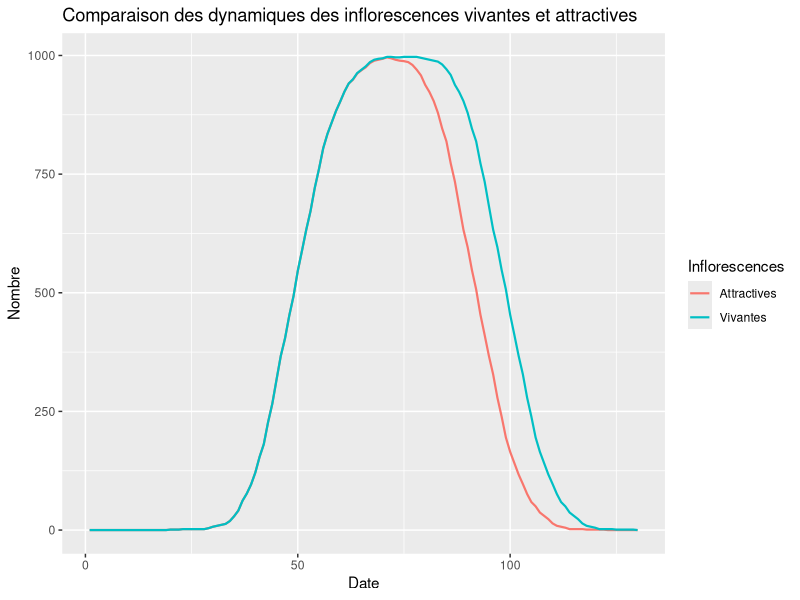

R code for this plot:
## Script qui teste la différence théorique des dynamiques d'inflos vivantes et d'inflos attractives

library(tidyverse)
library(magrittr)

burst <- round(rnorm(1000, mean = 50, sd = 8))
death <- burst + 50
attractive <- burst + 43

data <- data.frame(burst, death, attractive)

alive <- rep(NA, max(death))
attra <- rep(NA, max(death))
date <- 1:max(death)
for (day in 1:length(alive)) {
    alive[day] <- data %$% which(day >= burst & day < death) %>% length
    attra[day] <- data %$% which(day >= burst & day < attractive) %>% length
}

## Ce que l'on doit obtenir.
to_plot <- data.frame(date, Vivantes = alive, Attractives = attra) %>% 
    gather(Vivantes, Attractives, key = Inflorescences, value = nombre)
to_plot %>% ggplot(aes(x = date, y = nombre, color = Inflorescences)) +
    geom_line(lwd = 0.75) +
    labs(title = "Comparaison des dynamiques des inflorescences vivantes et attractives") +
    xlab("Date") +
    ylab("Nombre")

## Ce que j'ai fait
contage <- data %>% count(burst)
df <- data.frame(date, deb = 0)
df$deb[which(df$date %in% contage$burst)] <- contage$n
cum_deads <- cumsum(df$deb) - alive

deads <- cum_deads - lag(cum_deads)
deads_c <- rev(lag(rev(deads), 7))

alive_c <- cumsum(df$deb) - cumsum(deads_c)

## Même résultat !!
